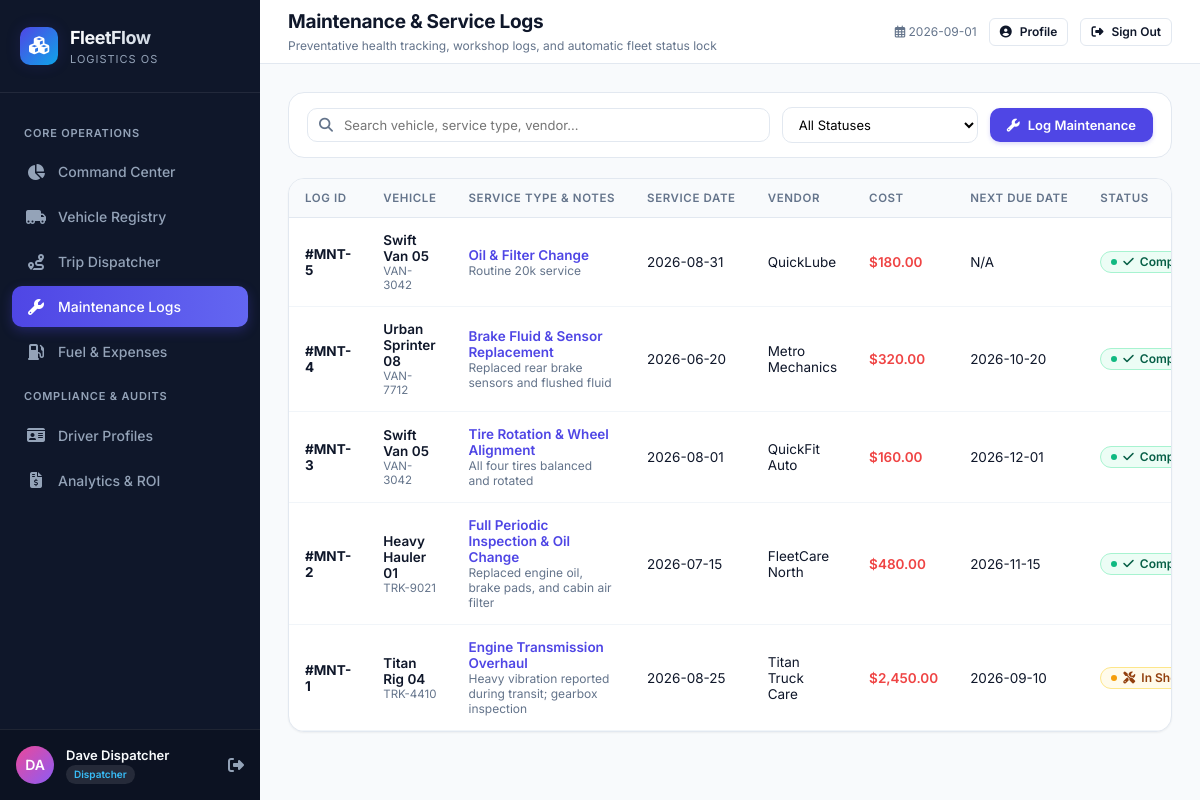
/maintenance (signed in), run on the app's committed database.
### tables this page shows
CREATE TABLE users (
        id INTEGER PRIMARY KEY AUTOINCREMENT,
        name TEXT NOT NULL,
        email TEXT UNIQUE NOT NULL,
        password TEXT NOT NULL,
        role TEXT NOT NULL,
        is_active INTEGER DEFAULT 1,
        reset_token TEXT,
        reset_token_expiry TIMESTAMP,
        last_login TIMESTAMP,
        created_at TIMESTAMP DEFAULT CURRENT_TIMESTAMP
    );

CREATE TABLE maintenance (
        id INTEGER PRIMARY KEY AUTOINCREMENT,
        vehicle_id INTEGER NOT NULL,
        service_date DATE NOT NULL,
        service_type TEXT NOT NULL,
        description TEXT,
        cost REAL NOT NULL,
        vendor TEXT,
        status TEXT DEFAULT 'In Progress',
        next_service_date DATE,
        created_at TIMESTAMP DEFAULT CURRENT_TIMESTAMP, created_by INTEGER REFERENCES users(id),
        FOREIGN KEY (vehicle_id) REFERENCES vehicles (id) ON DELETE CASCADE
    );

CREATE TABLE vehicles (
        id INTEGER PRIMARY KEY AUTOINCREMENT,
        name TEXT NOT NULL,
        model TEXT NOT NULL,
        license_plate TEXT UNIQUE NOT NULL,
        type TEXT NOT NULL,
        max_capacity REAL NOT NULL,
        odometer INTEGER DEFAULT 0,
        acquisition_cost REAL DEFAULT 0,
        region TEXT DEFAULT 'Central',
        status TEXT DEFAULT 'Available',
        created_at TIMESTAMP DEFAULT CURRENT_TIMESTAMP
    );

### app.py (the view)
@app.route('/maintenance')
@login_required
def maintenance():
    conn = get_db()
    logs = conn.execute('''

        SELECT m.*, v.name as vehicle_name, v.license_plate

        FROM maintenance m

        JOIN vehicles v ON m.vehicle_id = v.id

        ORDER BY m.id DESC

    ''').fetchall()
    all_vehicles = conn.execute("SELECT * FROM vehicles ORDER BY name ASC").fetchall()
    conn.close()
    return render_template('maintenance.html', maintenance_logs=logs, all_vehicles=all_vehicles)

### app.py (called while the page is built)
@login_manager.user_loader
def load_user(user_id):
    conn = get_db()
    user = conn.execute('SELECT * FROM users WHERE id = ?', (user_id,)).fetchone()
    conn.close()
    if user:
        return User(user['id'], user['email'], user['role'], user['name'], user['is_active'])
    return None

@app.context_processor
def utility_processor():
    def get_today():
        return date.today().isoformat()
    def is_expired(expiry_date):
        if not expiry_date:
            return False
        try:
            exp = datetime.strptime(str(expiry_date)[:10], '%Y-%m-%d').date()
            return exp < date.today()
        except Exception:
            return False
    def days_until(expiry_date):
        if not expiry_date:
            return None
        try:
            exp = datetime.strptime(str(expiry_date)[:10], '%Y-%m-%d').date()
            return (exp - date.today()).days
        except Exception:
            return None
    return dict(today=get_today, is_expired=is_expired, days_until=days_until)

    @property
    def is_active(self):
        return bool(self._is_active)

### database/connection.py (called while the page is built)
def get_db():
    conn = sqlite3.connect(DB_PATH)
    conn.row_factory = sqlite3.Row
    conn.execute('PRAGMA foreign_keys = ON;')
    return conn

### templates/maintenance.html (shortened to what this page needs)
{% extends "base.html" %}
{% block header_title %}Maintenance & Service Logs{% endblock %}
{% block header_subtitle %}Preventative health tracking, workshop logs, and automatic fleet status lock{% endblock %}
{% block content %}
<div class="filter-bar">
    <div class="search-input-group">
        <i class="fas fa-search"></i>
        <input type="text" id="tableSearchInput" class="form-control" placeholder="Search vehicle, service type, vendor...">
    </div>
    <div>
        <select id="statusFilter" class="form-select">
            <option value="">All Statuses</option>
        </select>
    </div>
    <button class="btn btn-primary" data-modal-target="addMaintenanceModal">
        <i class="fas fa-wrench"></i> Log Maintenance
    </button>
</div>
<div class="panel">
    <div class="table-responsive">
        <table class="data-table">
            <thead>
                <tr>
                    <th>Log ID</th>
                    <th>Vehicle</th>
                    <th>Service Type & Notes</th>
                    <th>Service Date</th>
                    <th>Vendor</th>
                    <th>Cost</th>
                    <th>Next Due Date</th>
                    <th>Status</th>
                </tr>
            </thead>
            <tbody>
                {% for m in maintenance_logs %}
                <tr data-status="{{ m.status }}">
                    <td><strong>#MNT-{{ m.id }}</strong></td>
                    <td>
                        <div style="font-weight: 600;">{{ m.vehicle_name }}</div>
                        <div style="font-size: 11.5px; color: var(--text-muted);">{{ m.license_plate }}</div>
                    </td>
                    <td>
                        <div style="font-weight: 600; color: var(--primary);">{{ m.service_type }}</div>
                        <div style="font-size: 12px; color: var(--text-muted);">{{ m.description }}</div>
                    </td>
                    <td>{{ m.service_date }}</td>
                    <td>{{ m.vendor or 'Internal Workshop' }}</td>
                    <td style="font-weight: 600; color: var(--danger);">${{ "{:,.2f}".format(m.cost) }}</td>
                    <td>{{ m.next_service_date or 'N/A' }}</td>
                    <td>
                        {% if m.status == 'In Progress' %}
                        <span class="status-pill pill-inshop"><i class="fas fa-tools"></i> In Shop</span>
                        {% else %}
                        <span class="status-pill pill-completed"><i class="fas fa-check"></i> Completed</span>
                        {% endif %}
                    </td>
                </tr>
                {% endfor %}
            </tbody>
        </table>
    </div>
</div>
{% endblock %}

### templates/base.html (shortened to what this page needs)
﻿<!DOCTYPE html>
<html lang="en">
<head>
    <link rel="stylesheet" href="https://cdnjs.cloudflare.com/ajax/libs/font-awesome/6.5.1/css/all.min.css">
    <link rel="stylesheet" href="{{ url_for('static', filename='css/style.css') }}">
</head>
<body>
    <div class="app-container">
        <aside class="sidebar">
            <div class="sidebar-header">
                <div class="logo-badge">
                    <i class="fas fa-cubes"></i>
                </div>
                <div class="logo-text">
                    <h1>FleetFlow</h1>
                    <span>Logistics OS</span>
                </div>
            </div>
            <nav class="sidebar-nav">
                <div class="nav-section-title">Core Operations</div>
                <a href="{{ url_for('dashboard') }}"
                    class="nav-link {% if request.endpoint == 'dashboard' %}active{% endif %}">
                    <i class="fas fa-chart-pie"></i>
                    <span>Command Center</span>
                </a>
                <a href="{{ url_for('vehicles') }}"
                    class="nav-link {% if request.endpoint == 'vehicles' %}active{% endif %}">
                    <i class="fas fa-truck-moving"></i>
                    <span>Vehicle Registry</span>
                </a>
                <a href="{{ url_for('trips') }}" class="nav-link {% if request.endpoint == 'trips' %}active{% endif %}">
                    <i class="fas fa-route"></i>
                    <span>Trip Dispatcher</span>
                </a>
                <a href="{{ url_for('maintenance') }}"
                    class="nav-link {% if request.endpoint == 'maintenance' %}active{% endif %}">
                    <i class="fas fa-wrench"></i>
                    <span>Maintenance Logs</span>
                </a>
                <a href="{{ url_for('expenses') }}"
                    class="nav-link {% if request.endpoint == 'expenses' %}active{% endif %}">
                    <i class="fas fa-gas-pump"></i>
                    <span>Fuel & Expenses</span>
                </a>
                <div class="nav-section-title">Compliance & Audits</div>
                <a href="{{ url_for('drivers') }}"
                    class="nav-link {% if request.endpoint == 'drivers' %}active{% endif %}">
                    <i class="fas fa-id-card"></i>
                    <span>Driver Profiles</span>
                </a>
                <a href="{{ url_for('reports') }}"
                    class="nav-link {% if request.endpoint == 'reports' %}active{% endif %}">
                    <i class="fas fa-file-invoice-dollar"></i>
                    <span>Analytics & ROI</span>
                </a>
            </nav>
            <div class="sidebar-footer">
                <div class="user-card">
                    <div class="user-avatar">
                        {{ current_user.name[:2].upper() if current_user.is_authenticated else 'FF' }}
                    </div>
                    <div class="user-info">
                        <div class="user-name">{{ current_user.name if current_user.is_authenticated else 'Guest User'
                            }}</div>
                        <span class="user-role-badge">{{ current_user.role if current_user.is_authenticated else
                            'Viewer' }}</span>
                    </div>
                    <a href="{{ url_for('logout') }}" title="Logout"
                        style="color: #94a3b8; font-size: 16px; margin-left: 8px;">
                        <i class="fas fa-sign-out-alt"></i>
                    </a>
                </div>
            </div>
        </aside>
        <div class="main-wrapper">
            <header class="top-navbar">
                <div class="page-title">
                    <h2>{% block header_title %}Command Center{% endblock %}</h2>
                    <p>{% block header_subtitle %}Overview of fleet operations and logistics telemetry{% endblock %}</p>
                </div>
                <div class="nav-actions">
                    <span style="font-size: 12px; color: var(--text-muted);">
                        <i class="far fa-calendar-alt"></i> {{ today() }}
                    </span>
                    <a href="{{ url_for('profile') }}" class="btn btn-secondary btn-sm">
                        <i class="fas fa-user-circle"></i> Profile
                    </a>
                    <a href="{{ url_for('logout') }}" class="btn btn-secondary btn-sm" title="Sign out">
                        <i class="fas fa-sign-out-alt"></i> Sign Out
                    </a>
                </div>
            </header>
            <main class="content-body">
                {% block content %}{% endblock %}
            </main>
        </div>
    </div>
</body>
</html>

### data on the page
users: name "DA", name "Dave Dispatcher", role "Dispatcher"
maintenance: id "5", vehicle_name "Swift Van 05", license_plate "VAN-3042", service_type "Oil & Filter Change", description "Routine 20k service", service_date "2026-08-31", vendor "QuickLube", cost "180.00", next_service_date "N/A", status "Completed" (drawn)
maintenance: id "4", vehicle_name "Urban Sprinter 08", license_plate "VAN-7712", service_type "Brake Fluid & Sensor Replacement", description "Replaced rear brake sensors and flushed fluid", service_date "2026-06-20", vendor "Metro Mechanics", cost "320.00", next_service_date "2026-10-20", status "Completed" (drawn)
maintenance: id "3", vehicle_name "Swift Van 05", license_plate "VAN-3042", service_type "Tire Rotation & Wheel Alignment", description "All four tires balanced and rotated", service_date "2026-08-01", vendor "QuickFit Auto", cost "160.00", next_service_date "2026-12-01", status "Completed" (drawn)
maintenance: id "2", vehicle_name "Heavy Hauler 01", license_plate "TRK-9021", service_type "Full Periodic Inspection & Oil Change", description "Replaced engine oil, brake pads, and cabin air filter", service_date "2026-07-15", vendor "FleetCare North", cost "480.00", next_service_date "2026-11-15", status "Completed" (drawn)
maintenance: id "1", vehicle_name "Titan Rig 04", license_plate "TRK-4410", service_type "Engine Transmission Overhaul", description "Heavy vibration reported during transit; gearbox inspection", service_date "2026-08-25", vendor "Titan Truck Care", cost "2,450.00", next_service_date "2026-09-10", status "In Progress" (drawn)
